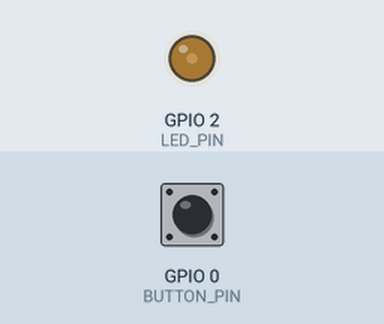
Simulated run of this program. Board: ESP32. On the bench: output pins drawn as LEDs (lit = HIGH). The inputs (shaded band) are chosen by the test bench; at power-on: GPIO 0 (BUTTON_PIN) HIGH.

Above: at 1.2 s.
1.3 s: GPIO 0 (BUTTON_PIN) pulled LOW for 0.15 s
At 1.43 s:
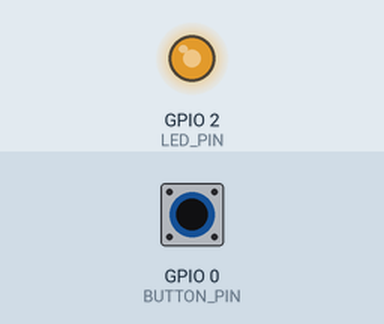
2.9 s: GPIO 0 (BUTTON_PIN) pulled LOW for 1 s
At 4.3 s:
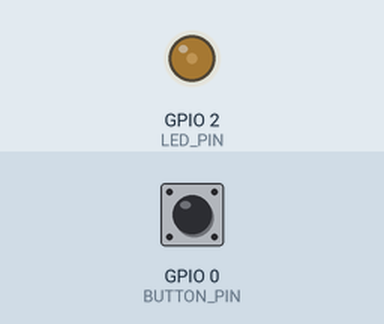
Timing chart, 0 to 5.9 s (numbered marks = the images above; inputs shaded):
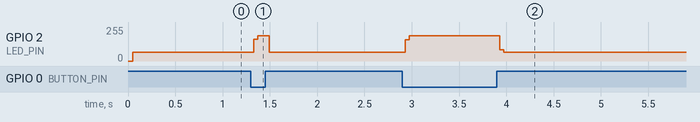

Measured:
- after the input at 1.3 s, GPIO 2 (LED_PIN): 65/255 → 190/255 at once, → 65/255 0.16 s later
- after the input at 2.9 s, GPIO 2 (LED_PIN): 65/255 → 190/255 at once, → 64/255 1.0 s later

The program:

main.cpp
```cpp
#include <Arduino.h>
#define LED_PIN 2
#define BUTTON_PIN 0

long microSecOn;
long lastFlip = 0;
bool currState = false;
void setup()
{
  // Open up serial communication to display debug info
  Serial.begin(9600); // Baud rate is 9600 to communicate via COM on Windows

  // Set the onboard LED pin to be an output
  pinMode(BUTTON_PIN, INPUT_PULLUP);
  pinMode(LED_PIN, OUTPUT);
}

void loop()
{
  microSecOn = micros();
  // Write to the serial monitor the status of the LED and turn the LED on  (active low)
  if (digitalRead(BUTTON_PIN)){//while button is held down
    if (currState){
      if (microSecOn > (lastFlip + 1000) )
      {
        digitalWrite(LED_PIN, LOW);
        lastFlip = micros();//update last state
        currState = false;//reset current state
        //Serial.write("case 1");
      }
    }
    else {
      if (microSecOn > (lastFlip + 3000) )
      {
        digitalWrite(LED_PIN, HIGH);
        lastFlip = micros();//update last state
        currState = true;//reset current state
        //Serial.write("case 2");
      }
    }
  }
  else{
    if (currState){
      if (microSecOn > (lastFlip + 3000) )
      {
        digitalWrite(LED_PIN, LOW);
        lastFlip = micros();//update last state
        currState = false;//reset current state
        //Serial.write("case 3");
      }
    }
    else {
      if (microSecOn > (lastFlip + 1000) )
      {
        digitalWrite(LED_PIN, HIGH);
        lastFlip = micros();//update last state
        currState = true;//reset current state
        //Serial.write("case 4");
      }
    }
  }
}
```
